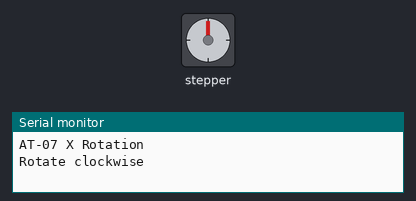
Simulated run of this sketch. Board: Arduino Uno, built with avr-gcc and run on an emulated ATmega328P. Parts: stepper motor, the last lines printed to the serial monitor. Wiring (inferred from the names in the program): stepper motor driver (200 steps per turn assumed): step pin 2; direction pin 5; enable pin 8. At 9.7 s the program stops and its outputs stay as they are.

Above: at 0.15 s.
At 1.65 s:
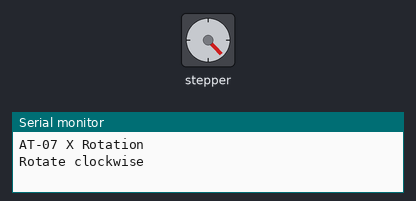
At 3.4 s:
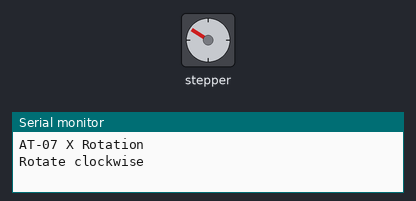
At 7.8 s:
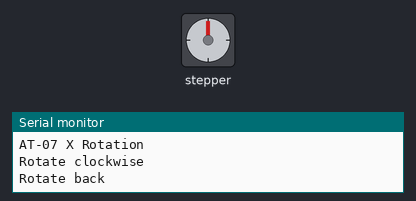
Timing chart, 0 to 9.3 s (numbered marks = the images above):
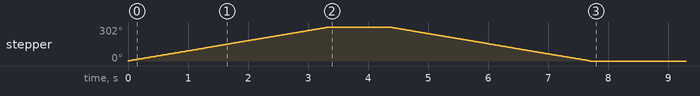

The sketch:

at07_x_rotation.ino
```cpp
#define ENABLE_PIN 8
#define X_DIR 5
#define X_STEP 2

#define X_ROTATE_STEPS 168

void rotateX90(bool clockwise) {
  digitalWrite(X_DIR, clockwise ? HIGH : LOW);
  delay(1);
  for (int i = 0; i < X_ROTATE_STEPS; i++) {
    digitalWrite(X_STEP, HIGH);
    delayMicroseconds(10000);
    digitalWrite(X_STEP, LOW);
    delayMicroseconds(10000);
  }
}

void setup() {
  Serial.begin(115200);
  pinMode(X_DIR, OUTPUT);
  pinMode(X_STEP, OUTPUT);
  pinMode(ENABLE_PIN, OUTPUT);
  digitalWrite(ENABLE_PIN, LOW);
  Serial.println("AT-07 X Rotation");
}

void loop() {
  Serial.println("Rotate clockwise");
  rotateX90(true);
  delay(1000);

  Serial.println("Rotate back");
  rotateX90(false);
  delay(1000);

  while (true) {
    delay(1000);
  }
}
```

Measured:
- by itself, stepper: turns 302° clockwise in 3.3 s, then 302° counter-clockwise in 3.3 s
